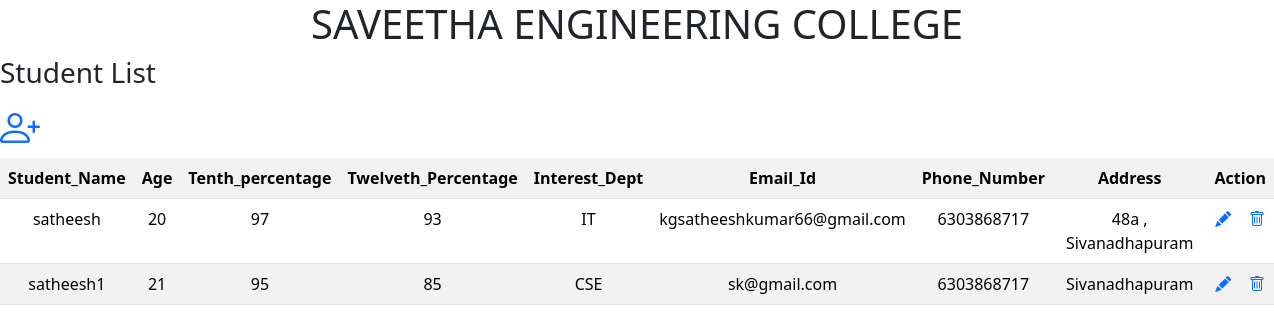
The page / on the database its author committed.
### app1/models.py (models this page shows)
class Student(models.Model):
    student_name = models.CharField(max_length=30)
    age = models.IntegerField()
    tenth_per = models.IntegerField()
    twelve_per = models.IntegerField()
    interest_dept = models.CharField(max_length=20)
    email_id = models.CharField(max_length=30)
    phone = models.IntegerField()
    address = models.CharField(max_length=50)

### app1/views.py (the view)
# urls.py: path('',views.studentInformation,name='liststu'),
def studentInformation(request):
    stu = Student.objects.all()
    return render(request,'student.html',{'students':stu})

### app1/templates/student.html (shortened to what this page needs)
<!DOCTYPE html>
<html lang="en">
<head>
    {% load static %}
    <link href="https://cdn.jsdelivr.net/npm/bootstrap@5.3.3/dist/css/bootstrap.min.css" rel="stylesheet"crossorigin="anonymous" />
    <link rel="stylesheet" href="https://cdn.jsdelivr.net/npm/bootstrap-icons@1.11.3/font/bootstrap-icons.min.css">
</head>
<body>
    <div class="sk">
        <h1 class="text-center">SAVEETHA ENGINEERING COLLEGE</h1>
        <h3>Student List</h3>
        <div class="sk1">
            <a style="font-size: 40px;" href="{% url 'insert' %}"><i class="bi bi-person-plus"></i></a>
        <table class="table table-white text-center table-striped">
            <tr>
                <th>Student_Name</th>
                <th>Age</th>
                <th>Tenth_percentage</th>
                <th>Twelveth_Percentage</th>
                <th>Interest_Dept</th>
                <th>Email_Id</th>
                <th>Phone_Number</th>
                <th>Address</th>
                <th colspan="2">Action</th>
            </tr>
            {% for student in students %}
            <tr>
                <td>{{student.student_name}}</td>
                <td>{{student.age}}</td>
                <td>{{student.tenth_per}}</td>
                <td>{{student.twelve_per}}</td>
                <td>{{student.interest_dept}}</td>
                <td>{{student.email_id}}</td>
                <td>{{student.phone}}</td>
                <td>{{student.address}}</td>
                <td>
                <a href="edit/{{student.id}}"><i class="bi bi-pencil-fill"></i></a>
                </td>
                <td>
                <a href="delete/{{student.id}}"><i class="bi bi-trash"></i></a>
                </td>
            </tr>
            {% endfor %}
        </table>
    </div>
    </div>
</body>
</html>

### rows shown on the page
Student: student_name "satheesh", age "20", tenth_per "97", twelve_per "93", interest_dept "IT", email_id "kgsatheeshkumar66@gmail.com", phone "6303868717", address "48a , Sivanadhapuram"
Student: student_name "satheesh1", age "21", tenth_per "95", twelve_per "85", interest_dept "CSE", email_id "sk@gmail.com", phone "6303868717", address "Sivanadhapuram"
